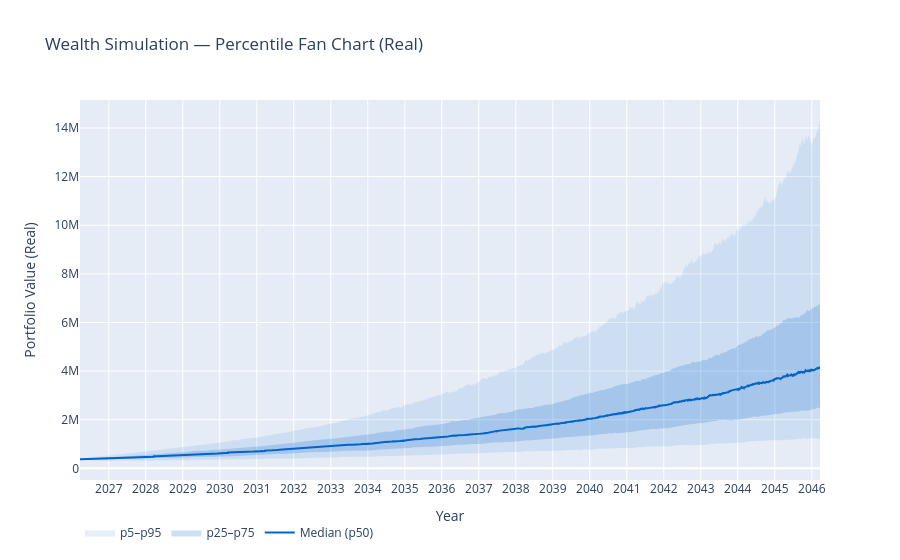

The notebook cell saved with this chart:
### Code cell
sell_result.plot()

### Figure 1 — Plotly figure (JSON) as saved in the notebook; plotly's stock layout.template omitted (floating-point values rounded to 4 significant figures; data arrays with more than 128 entries replaced by an {"elided": "..."} marker saying what was removed)
{"data": [{"fill": "toself", "fillcolor": "rgba(0, 100, 200, 0.1)", "hoverinfo": "skip", "line": {"color": "rgba(255,255,255,0)"}, "name": "p5–p95", "type": "scatter", "x": {"elided": "10082 str values"}, "y": {"elided": "10082 float values"}}, {"fill": "toself", "fillcolor": "rgba(0, 100, 200, 0.2)", "hoverinfo": "skip", "line": {"color": "rgba(255,255,255,0)"}, "name": "p25–p75", "type": "scatter", "x": {"elided": "10082 str values"}, "y": {"elided": "10082 float values"}}, {"line": {"color": "rgb(0, 100, 200)", "width": 2}, "mode": "lines", "name": "Median (p50)", "type": "scatter", "x": {"elided": "5041 str values"}, "y": {"elided": "5041 float values"}}], "layout": {"legend": {"orientation": "h"}, "title": {"text": "Wealth Simulation — Percentile Fan Chart (Real)"}, "xaxis": {"dtick": "M12", "tickformat": "%Y", "title": {"text": "Year"}}, "yaxis": {"title": {"text": "Portfolio Value (Real)"}}}}
